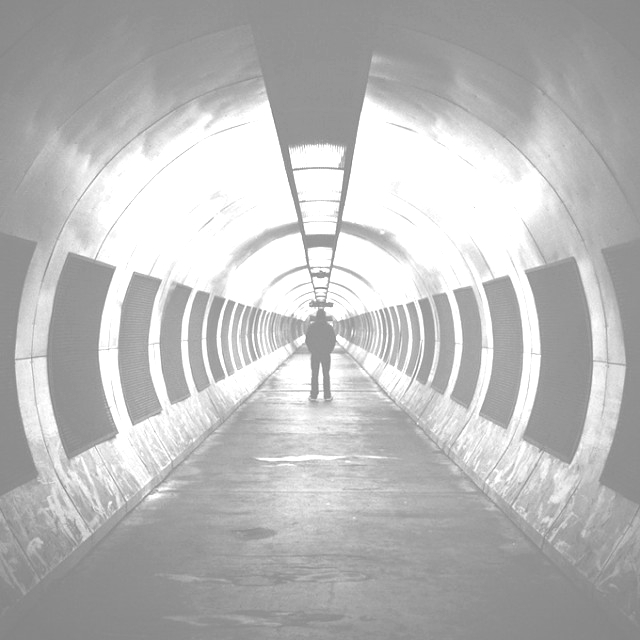
#> input picture imagen_tres_quiz.jpg, 640 x 640 px
$ python Punto_tres_parcial.py
#> lines starting #> are read from the running program, lines starting #| are printed output that depends on the picture
# -BASILIO SALDARRIAGA
"""
Created on Mon Sep  3 18:44:16 2018

@author: BASILIO.SALDARRIAGA


a. Aplique una de las técnicas estudiadas para el pre-procesamiento de la imagen buscando mejorar su apariencia

b. Justifique la selección de la técnica empleada en el numeral a. Se logró mejorar la calidad de la imagen?


"""


from PIL import Image
import numpy as np
import matplotlib.pyplot as plt

Im_g = Image.open('imagen_tres_quiz.jpg').convert('L')
Im_ga = np.double(np.array(Im_g)) #pasa el formato a double para no perder precision
Im2 = np.log(1+Im_ga) #Log imagen, se le suma a los valores cero 1
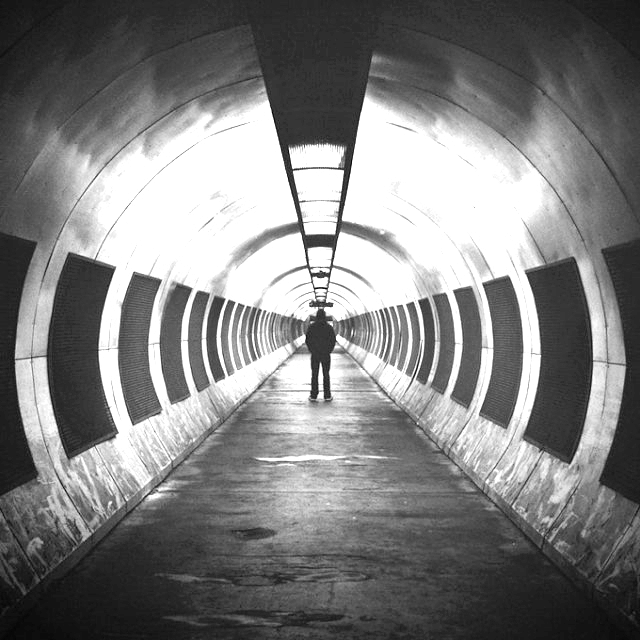
#> Im2: shape (640, 640) float64; min 4.88, max 5.55, mean 5.21; drawn with min black and max white
Im2 = np.uint8(255*Im2/Im2.max())
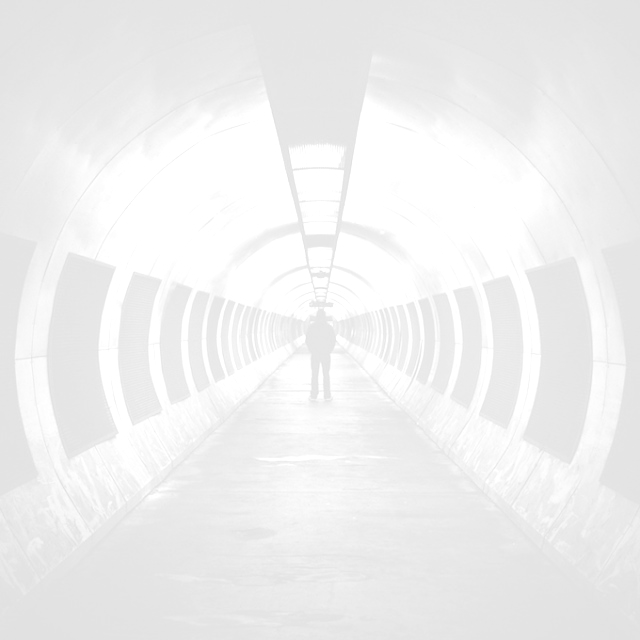
#> Im2: shape (640, 640); min 224, max 255, mean 239.1
 #escala de nuevo a los enteros
plt.gray()#las siguientes tres lineas muestran la img original
plt.imshow(np.uint8(Im_ga))
plt.axis("off")

plt.figure() #muestra la imagen con el log
plt.gray()
plt.imshow(Im2)
plt.axis("off")

$ run again, with Penguins.jpg copied over imagen_tres_quiz.jpg
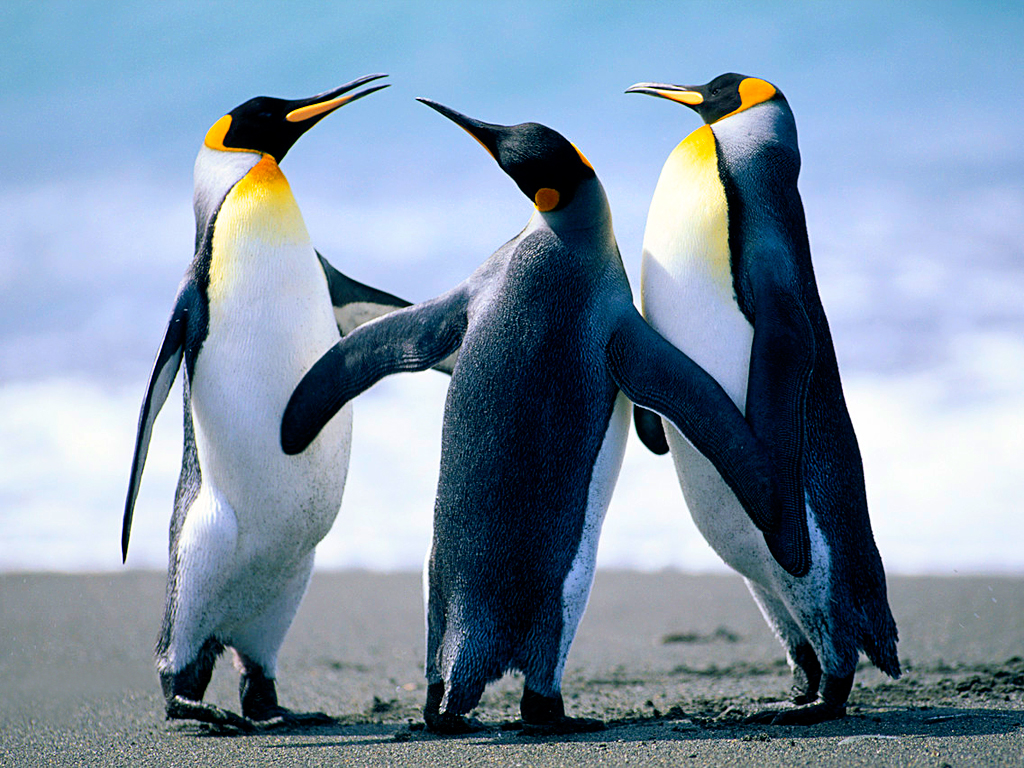
#> input picture Penguins.jpg, 1024 x 768 px
#> `Im_g = Image.open('imagen_tres_quiz.jpg').convert('L')`:
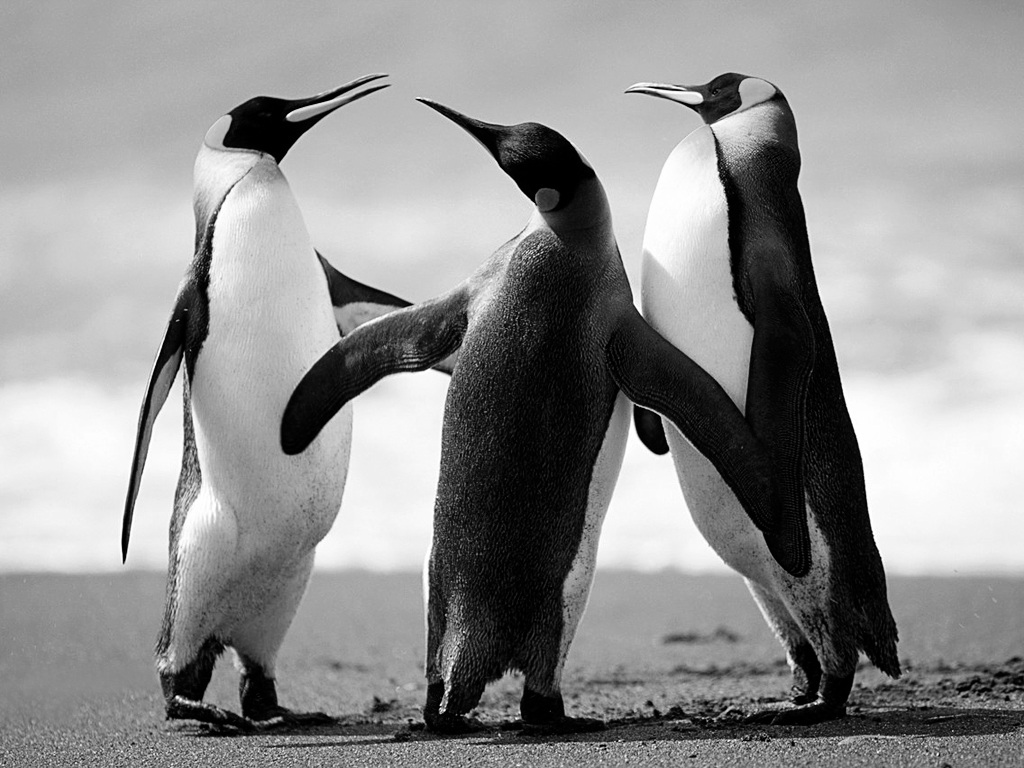
#> Im_g: PIL image 1024x768 L; min 0, max 255, mean 144.3
#> `Im2 = np.log(1+Im_ga)`:
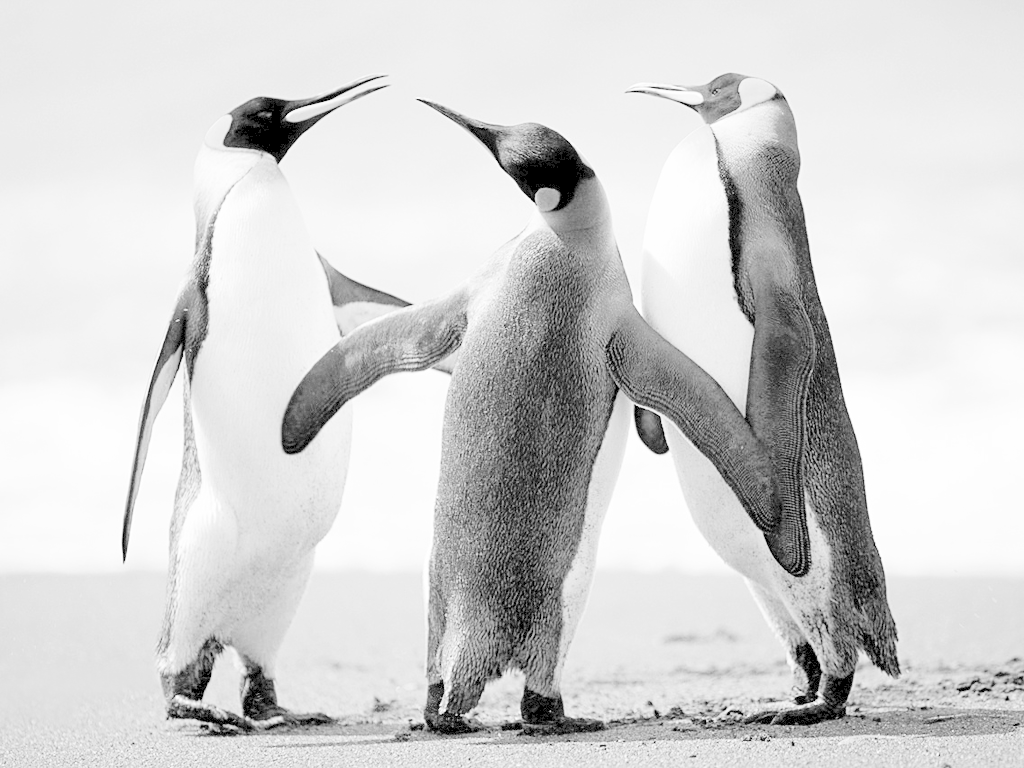
#> Im2: shape (768, 1024) float64; min 0, max 5.55, mean 4.59; drawn with min black and max white
